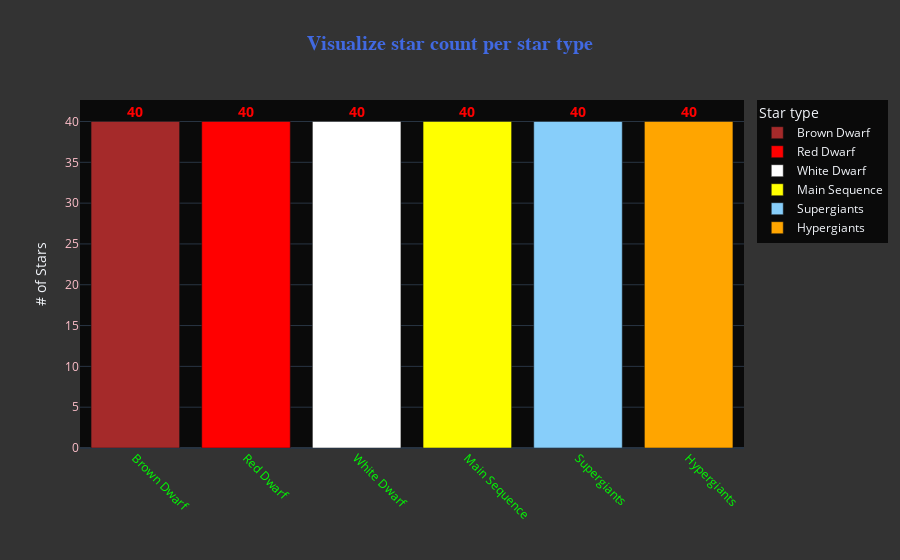

Notebook source saved alongside this figure:
### Code cell
# 1. Bar chart to visualize the count of stars with respective type
star_type_counts = star_df['Star type'].value_counts().reset_index()
star_type_counts.columns = ['Star type', 'Count']

# Sort the data to match the original visualization order
star_type_counts['Order'] = star_type_counts['Star type'].map({
    'Brown Dwarf': 0,
    'Red Dwarf': 1,
    'White Dwarf': 2, 
    'Main Sequence': 3,
    'Supergiants': 4,
    'Hypergiants': 5
})
star_type_counts = star_type_counts.sort_values('Order')

# Create the customized bar chart
fig_bar = px.bar(
    star_type_counts, 
    x='Star type', 
    y='Count',
    title='Visualize star count per star type',
    color='Star type',
    color_discrete_sequence=['brown', 'red', 'white', 'yellow', 'lightskyblue', 'orange']
)

# Customize further
fig_bar.update_layout(
    title_font=dict(color='royalblue', size=20, family='Arial', weight='bold'),
    title_x=0.5,
    plot_bgcolor='rgba(0,0,0,0.8)',
    paper_bgcolor='rgba(0,0,0,0.8)', 
    yaxis_title="# of Stars",
    xaxis_title="",
    xaxis=dict(tickangle=45, tickfont=dict(color='lime')),
    yaxis=dict(tickfont=dict(color='pink')),
)

# Add labels on top of bars
for i, row in star_type_counts.iterrows():
    fig_bar.add_annotation(
        x=row['Star type'],
        y=row['Count'],
        text=str(row['Count']),
        font=dict(color='red', size=14, weight='bold'),
        showarrow=False,
        yshift=10
    )

fig_bar.show()

fig_bar.write_image(base_dir + "plotly_barplot_star_count.png")

### Figure 1 — Plotly figure (JSON) as saved in the notebook; plotly's stock layout.template omitted (floating-point values rounded to 4 significant figures)
{"data": [{"hovertemplate": "Star type=%{x}<br>Count=%{y}<extra></extra>", "legendgroup": "Brown Dwarf", "marker": {"color": "brown", "pattern": {"shape": ""}}, "name": "Brown Dwarf", "orientation": "v", "showlegend": true, "textposition": "auto", "type": "bar", "x": ["Brown Dwarf"], "xaxis": "x", "y": [40], "yaxis": "y"}, {"hovertemplate": "Star type=%{x}<br>Count=%{y}<extra></extra>", "legendgroup": "Red Dwarf", "marker": {"color": "red", "pattern": {"shape": ""}}, "name": "Red Dwarf", "orientation": "v", "showlegend": true, "textposition": "auto", "type": "bar", "x": ["Red Dwarf"], "xaxis": "x", "y": [40], "yaxis": "y"}, {"hovertemplate": "Star type=%{x}<br>Count=%{y}<extra></extra>", "legendgroup": "White Dwarf", "marker": {"color": "white", "pattern": {"shape": ""}}, "name": "White Dwarf", "orientation": "v", "showlegend": true, "textposition": "auto", "type": "bar", "x": ["White Dwarf"], "xaxis": "x", "y": [40], "yaxis": "y"}, {"hovertemplate": "Star type=%{x}<br>Count=%{y}<extra></extra>", "legendgroup": "Main Sequence", "marker": {"color": "yellow", "pattern": {"shape": ""}}, "name": "Main Sequence", "orientation": "v", "showlegend": true, "textposition": "auto", "type": "bar", "x": ["Main Sequence"], "xaxis": "x", "y": [40], "yaxis": "y"}, {"hovertemplate": "Star type=%{x}<br>Count=%{y}<extra></extra>", "legendgroup": "Supergiants", "marker": {"color": "lightskyblue", "pattern": {"shape": ""}}, "name": "Supergiants", "orientation": "v", "showlegend": true, "textposition": "auto", "type": "bar", "x": ["Supergiants"], "xaxis": "x", "y": [40], "yaxis": "y"}, {"hovertemplate": "Star type=%{x}<br>Count=%{y}<extra></extra>", "legendgroup": "Hypergiants", "marker": {"color": "orange", "pattern": {"shape": ""}}, "name": "Hypergiants", "orientation": "v", "showlegend": true, "textposition": "auto", "type": "bar", "x": ["Hypergiants"], "xaxis": "x", "y": [40], "yaxis": "y"}], "layout": {"annotations": [{"font": {"color": "red", "size": 14, "weight": "bold"}, "showarrow": false, "text": "40", "x": "Brown Dwarf", "y": 40, "yshift": 10}, {"font": {"color": "red", "size": 14, "weight": "bold"}, "showarrow": false, "text": "40", "x": "Red Dwarf", "y": 40, "yshift": 10}, {"font": {"color": "red", "size": 14, "weight": "bold"}, "showarrow": false, "text": "40", "x": "White Dwarf", "y": 40, "yshift": 10}, {"font": {"color": "red", "size": 14, "weight": "bold"}, "showarrow": false, "text": "40", "x": "Main Sequence", "y": 40, "yshift": 10}, {"font": {"color": "red", "size": 14, "weight": "bold"}, "showarrow": false, "text": "40", "x": "Supergiants", "y": 40, "yshift": 10}, {"font": {"color": "red", "size": 14, "weight": "bold"}, "showarrow": false, "text": "40", "x": "Hypergiants", "y": 40, "yshift": 10}], "barmode": "relative", "legend": {"title": {"text": "Star type"}, "tracegroupgap": 0}, "paper_bgcolor": "rgba(0,0,0,0.8)", "plot_bgcolor": "rgba(0,0,0,0.8)", "title": {"font": {"color": "royalblue", "family": "Arial", "size": 20, "weight": "bold"}, "text": "Visualize star count per star type", "x": 0.5}, "xaxis": {"anchor": "y", "categoryarray": ["Brown Dwarf", "Red Dwarf", "White Dwarf", "Main Sequence", "Supergiants", "Hypergiants"], "categoryorder": "array", "domain": [0, 1], "tickangle": 45, "tickfont": {"color": "lime"}, "title": {"text": ""}}, "yaxis": {"anchor": "x", "domain": [0, 1], "tickfont": {"color": "pink"}, "title": {"text": "# of Stars"}}}}
